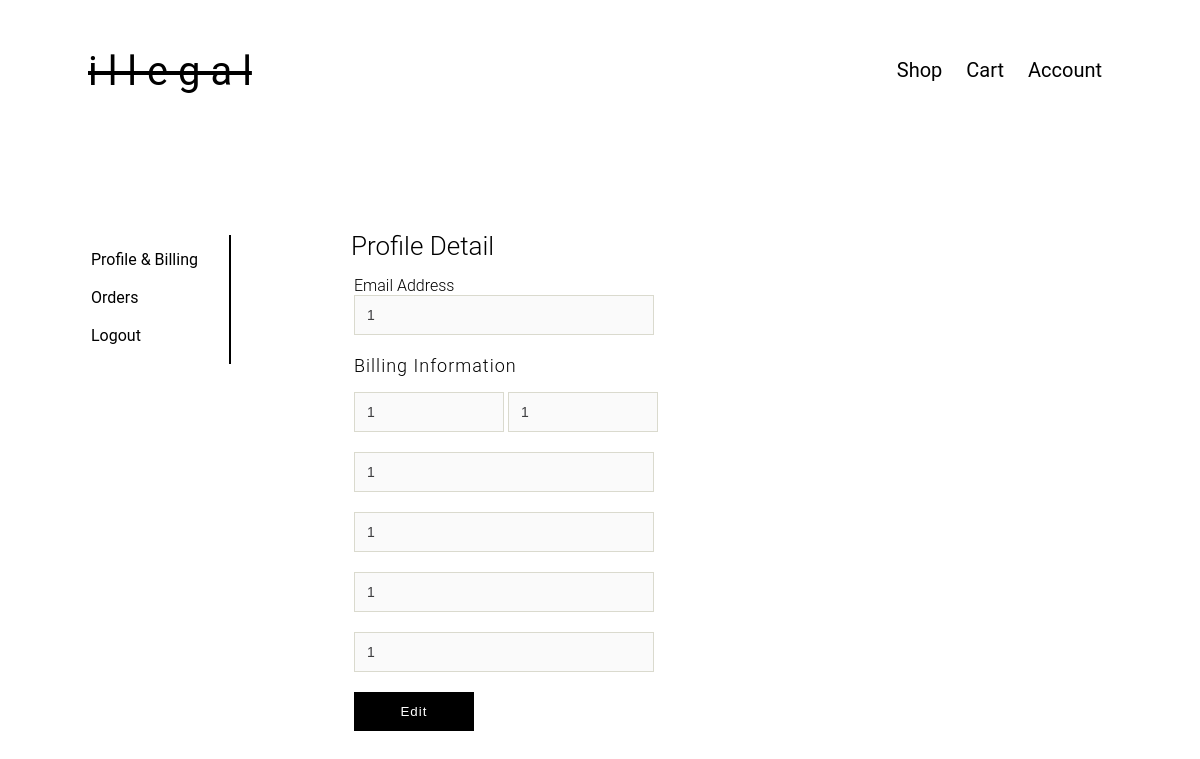
The page /profile.php (signed in) on the database as committed earlier.
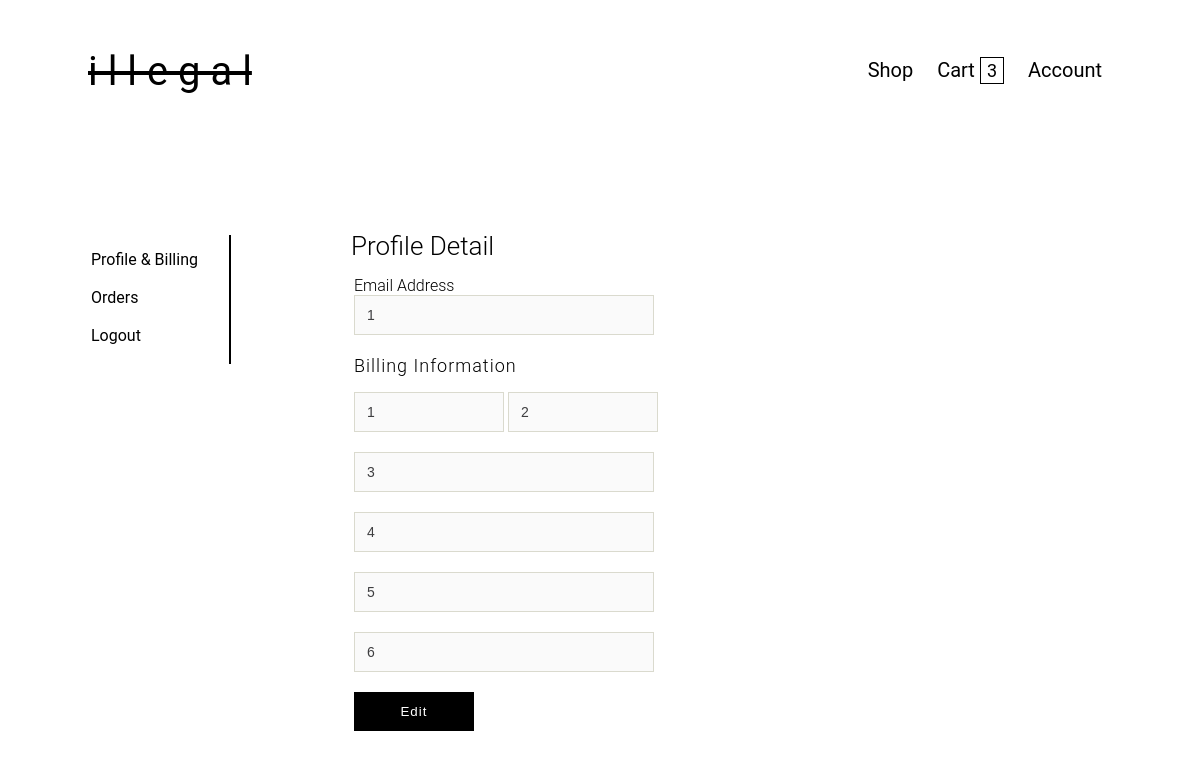
The same page on the database as committed later.
### tables this page shows
CREATE TABLE `user` (
  `email` varchar(32) NOT NULL,
  `password` varchar(255) NOT NULL,
  `firstname` varchar(20) NOT NULL,
  `lastname` varchar(20) NOT NULL,
  `alamat` varchar(50) NOT NULL,
  `kota` varchar(20) NOT NULL,
  `no_telp` int(13) NOT NULL,
  `kode_pos` int(5) NOT NULL,
  `tipe` varchar(12) NOT NULL,
  `user_id` int(11) NOT NULL
);

### profile.php (the view)
<?php include 'header.php';
$uid = $_SESSION['uid'];
$sql = mysqli_query($konek, "SELECT * FROM user WHERE user_id='$uid'");
$data = mysqli_fetch_array($sql);
?>
<div class="side-nav">
    <table style="border-right:2px solid black;padding:12px 28px 0 0;">
        <tr>
            <td>
                <ul style="list-style-type:none">
                    <li><a href="profile.php" title="Profile & Billing">Profile & Billing</li>
                    <li>&nbsp;</li>
                    <li><a href="myorder.php" title="Orders">Orders</li>
                    <li>&nbsp;</li>
                    <li><a href="logout.php" title="Logout">Logout</a></li>
                </ul>
            </td>
        </tr>
    </table>
</div>
<div class="container">
    <div id="header">
        Profile Detail
    </div>
    <form method="POST" action="edit-profile.php">
        <table>
            <tr>
                <td>
                    <label for="email">Email Address</label><br>
                    <input class="input" type="text" name="email" value="<?= $data['email'] ?>" disabled>
                </td>
            </tr>
            <tr>
                <td>
                    <div class="sub-header">Billing Information<br></div>
                    <input class="input" style="width:150px;" type="text" name="firstname" value="<?= $data['firstname'] ?>" disabled>
                    <input class="input" style="width:150px;" type="text" name="lastname" value="<?= $data['lastname'] ?>" disabled>
                </td>
            </tr>
            <tr>
                <td>
                    <input class="input" type="text" name="address" value="<?= $data['alamat'] ?>" disabled>
                </td>
            </tr>
            <tr>
                <td>
                    <input class="input" type="text" name="city" value="<?= $data['kota'] ?>" disabled>
                </td>
            </tr>
            <tr>
                <td>
                    <input class="input" type="text" name="zip" value="<?= $data['kode_pos'] ?>" disabled>
                </td>
            </tr>
            <tr>
                <td>
                    <input class="input" type="text" name="phone" value="<?= $data['no_telp'] ?>" disabled>
                </td>
            </tr>
            <tr>
                <td> <input class="btn" style="width:120px;" type="submit" name="edit" value="Edit"> </td>
            </tr>
        </table>
    </form>
</div>

### header.php (shortened to what this page needs)
<?php
require 'koneksi.php';
if (isset($_SESSION['uid'])) {
    $sql = mysqli_query($konek, "SELECT SUM(jumlah) as qty FROM cart_temp WHERE user_id='$_SESSION[uid]'");
    $data = mysqli_fetch_assoc($sql);
}
if (isset($_SESSION['level']))
    $level = $_SESSION['level'];
else $level = '';
?>
<html>
<head>
    <link rel="stylesheet" type="text/css" href="css/index.css">
</head>
<body>
    <div class="header">
        <div class="logo">
            <a href="shop.php" title="illegal">i l l e g a l</a>
        </div>
        <?php if (isset($_SESSION['login'])) : ?>
            <ul class="navbar">
                <?php switch ($level) {
                        case 'heroes': ?>
        <?php
            default:
                ?>
            <li><a href="shop.php" title="Shop">Shop</a></li>
            <li>
                <a href="cart.php" title="Cart">Cart</a>
                <?php error_reporting(1);
                        if ($data['qty'] > 0) { ?>
                    <p class="cart-nav" style="">
                        <?php echo $data['qty'] ?>
                    </p>
                <?php } ?>
            </li>
            <li><a href="profile.php" title="Account">Account</a></li>
            </ul>
        <?php break;
        } endif; ?>
    </div>

Rows that differ between the two databases and show on the page:
changed user: lastname "1" → "2"; address "1" → "3"; city "1" → "4"; zip "1" → "5"; phone "1" → "6"
Other text that changed with them:
$data['qty']: (not shown) → "3"
